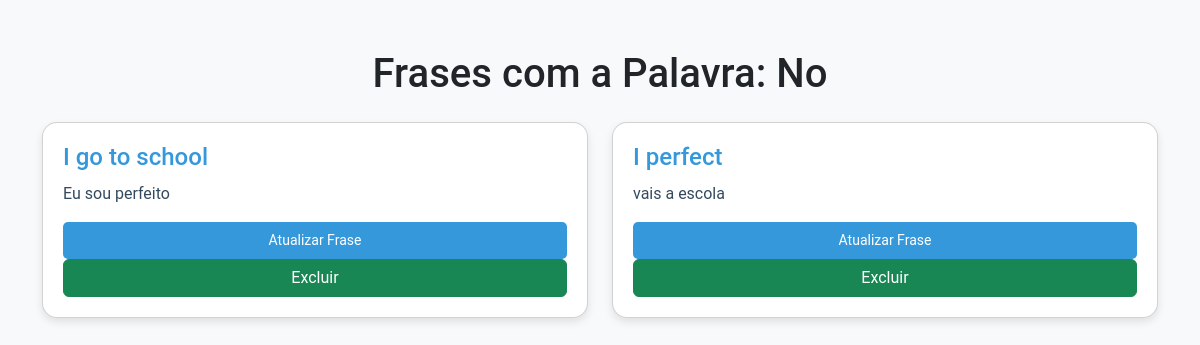
The app's page /frases_com_palavra/22/ (signed in) with its own data.
### app_aprendizado_ingles/models.py (models this page shows, shortened)
class Palavra(models.Model):
    DIFICULDADE_CHOICES = [
        ('facil', 'Fácil'),
        ('medio', 'Médio'),
        ('dificil', 'Difícil'),
    ]
    usuario = models.ForeignKey(User, on_delete=models.CASCADE)
    palavra = models.CharField(max_length=100)
    traducao = models.CharField(max_length=100)
    dificuldade = models.CharField(max_length=10, choices=DIFICULDADE_CHOICES)
    palavra_aprendida = models.BooleanField(default=False)
    data_aprendizado = models.DateTimeField(auto_now_add=True)

class Frase(models.Model):
    DIFICULDADE_CHOICES = [
        ('facil', 'Fácil'),
        ('medio', 'Médio'),
        ('dificil', 'Difícil'),
    ]
    usuario = models.ForeignKey(User, on_delete=models.CASCADE)
    palavras = models.ForeignKey(Palavra, on_delete=models.CASCADE)
    frase = models.CharField(max_length=300)
    traducao_frase = models.CharField(max_length=400)
    dificuldade = models.CharField(max_length=10, choices=DIFICULDADE_CHOICES)
    frase_aprendida = models.BooleanField(default=False)
    data_aprendizado_f = models.DateTimeField(auto_now_add=True)

### app_aprendizado_ingles/views.py (the view)
# urls.py: path('frases_com_palavra/<int:palavra_id>/', views.frases_com_palavra, name='frases_com_palavra'),
@login_required
def frases_com_palavra(request, palavra_id):
    palavra = get_object_or_404(Palavra, id=palavra_id)
    frases = Frase.objects.filter(palavras=palavra)
    return render(request, 'tipo_de_filtragem/frase_com_palavras.html', {'palavra': palavra, 'frases': frases})

### app_aprendizado_ingles/templates/tipo_de_filtragem/frase_com_palavras.html (shortened to what this page needs)
<!DOCTYPE html>
<html>
<head>
    <link href="https://cdn.jsdelivr.net/npm/bootstrap@5.3.0/dist/css/bootstrap.min.css" rel="stylesheet">
</head>
<body>
    <div class="container">
        <h1 class="text-center mb-4">Frases com a Palavra: {{ palavra.palavra }}</h1>
        <div class="row">
            {% for frase in frases %}
                <div class="col-md-6">
                    <div class="card">
                        <h3 class="card-title">{{ frase.frase }}</h3>
                        <p class="card-content">{{ frase.traducao_frase }}</p>
                        <a href="{% url 'update_frase' frase_id=frase.id %}" class="btn btn-vermais">Atualizar Frase</a>
                        <a href="{% url 'delete_frase' frase.id %}" class="btn btn-success">Excluir</a>
                    </div>
                </div>
            {% endfor %}
        </div>
    </div>
</body>
</html>

### app_aprendizado_ingles/templates/tipo_de_filtragem/frase_com_palavras.html (style rules this page uses)
body { font-family: "Roboto", sans-serif; background-color: #f8f9fa; }
.container { margin-top: 50px; }
.card { background-color: #fff; border-radius: 15px; box-shadow: 0 4px 8px rgba(0, 0, 0, 0.1); padding: 20px; margin-bottom: 20px; transition: transform 0.2s; }
.card-title { font-size: 24px; color: #3498db; margin-bottom: 10px; }
.card-content { color: #34495e; font-size: 16px; line-height: 1.5; }
.btn-vermais { background-color: #3498db; color: #fff; border: none; border-radius: 5px; padding: 8px 16px; font-size: 14px; transition: background-color 0.2s; }

### records on screen
Palavra: palavra "No"
Frase: frase "I go to school", traducao_frase "Eu sou perfeito"
Frase: frase "I perfect", traducao_frase "vais a escola"
